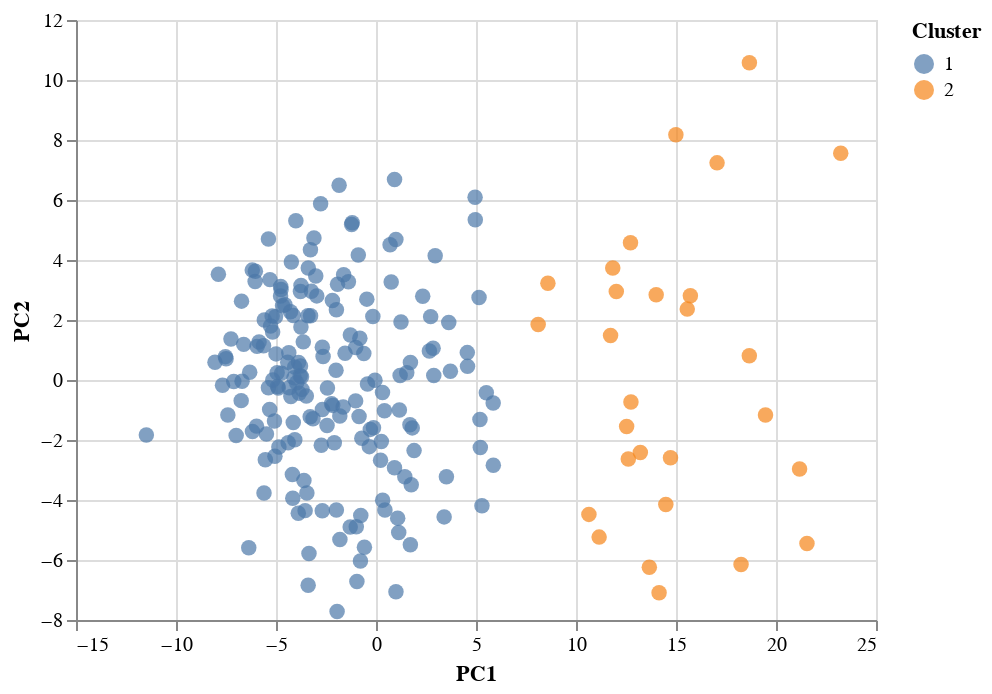

Source (notebook cell):
### Code cell
import altair as alt

alt.Chart(source).mark_circle(size=60).encode(
    x='PC1',
    y='PC2',
    color='Cluster:N',
    tooltip=['Sample ID']
).interactive()

### Figure 1 — Vega-Lite specification as saved in the notebook (floating-point values rounded to 4 significant figures; data arrays with more than 128 entries replaced by an {"elided": "..."} marker saying what was removed)
{"config": {"view": {"continuousWidth": 400, "continuousHeight": 300}}, "data": {"name": "data-c2f468b35d337fabf4b1e43acaf47b4c"}, "mark": {"type": "circle", "size": 60}, "encoding": {"color": {"field": "Cluster", "type": "nominal"}, "tooltip": [{"field": "Sample ID", "type": "nominal"}], "x": {"field": "PC1", "type": "quantitative"}, "y": {"field": "PC2", "type": "quantitative"}}, "selection": {"selector006": {"type": "interval", "bind": "scales", "encodings": ["x", "y"]}}, "$schema": "https://vega.github.io/schema/vega-lite/v4.17.0.json", "datasets": {"data-c2f468b35d337fabf4b1e43acaf47b4c": {"elided": "214 records"}}}
